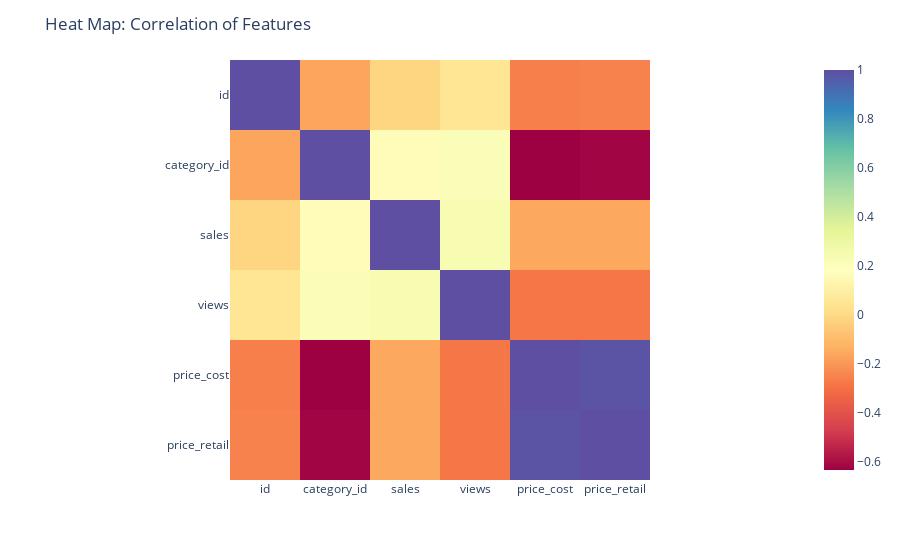

Notebook cell for this chart:
### Code cell
fig = px.imshow(corr_df, color_continuous_scale='Spectral')
fig.update_layout(title='Heat Map: Correlation of Features', font=dict(size=12))
fig.show() #Draws a map of correlation

### Figure 1 — Plotly figure (JSON) as saved in the notebook; plotly's stock layout.template omitted (floating-point values rounded to 4 significant figures)
{"data": [{"coloraxis": "coloraxis", "hovertemplate": "x: %{x}<br>y: %{y}<br>color: %{z}<extra></extra>", "name": "0", "type": "heatmap", "x": ["id", "category_id", "sales", "views", "price_cost", "price_retail"], "xaxis": "x", "y": ["id", "category_id", "sales", "views", "price_cost", "price_retail"], "yaxis": "y", "z": [[1, -0.166, -0.0136, 0.04895, -0.2621, -0.2552], [-0.166, 1, 0.1604, 0.2158, -0.634, -0.6221], [-0.0136, 0.1604, 1, 0.2314, -0.1585, -0.1558], [0.04895, 0.2158, 0.2314, 1, -0.2817, -0.2819], [-0.2621, -0.634, -0.1585, -0.2817, 1, 0.9892], [-0.2552, -0.6221, -0.1558, -0.2819, 0.9892, 1]]}], "layout": {"coloraxis": {"colorscale": [[0, "rgb(158,1,66)"], [0.1, "rgb(213,62,79)"], [0.2, "rgb(244,109,67)"], [0.3, "rgb(253,174,97)"], [0.4, "rgb(254,224,139)"], [0.5, "rgb(255,255,191)"], [0.6, "rgb(230,245,152)"], [0.7, "rgb(171,221,164)"], [0.8, "rgb(102,194,165)"], [0.9, "rgb(50,136,189)"], [1, "rgb(94,79,162)"]]}, "font": {"size": 12}, "margin": {"t": 60}, "title": {"text": "Heat Map: Correlation of Features"}, "xaxis": {"anchor": "y", "constrain": "domain", "domain": [0, 1], "scaleanchor": "y"}, "yaxis": {"anchor": "x", "autorange": "reversed", "constrain": "domain", "domain": [0, 1]}}}
